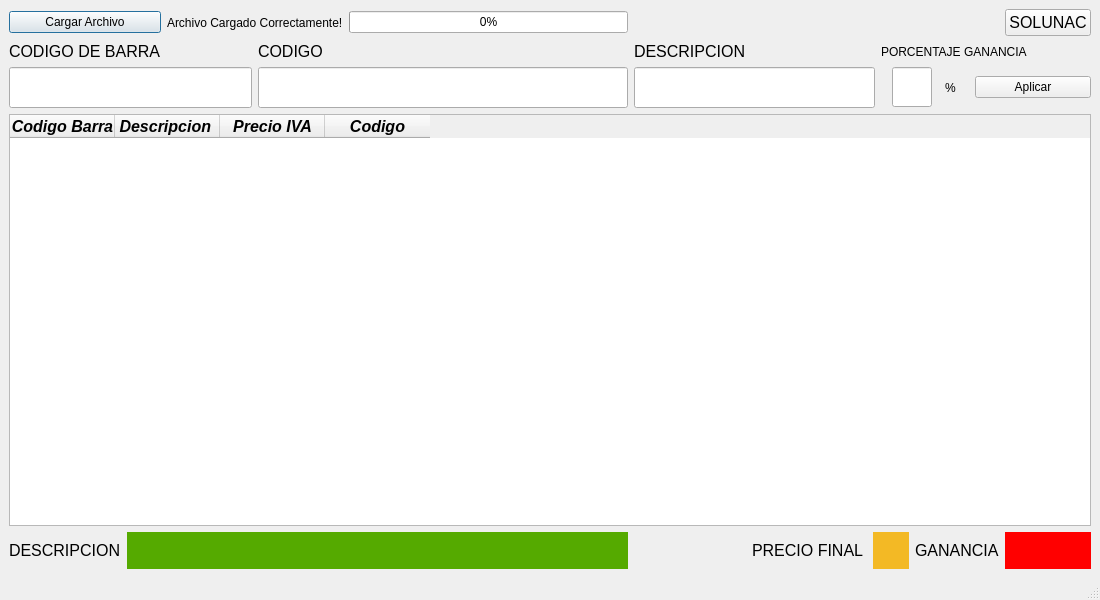
<?xml version="1.0" encoding="UTF-8"?>
<ui version="4.0">
 <class>MainWindow</class>
 <widget class="QMainWindow" name="MainWindow">
  <property name="windowModality">
   <enum>Qt::NonModal</enum>
  </property>
  <property name="geometry">
   <rect>
    <x>0</x>
    <y>0</y>
    <width>1100</width>
    <height>600</height>
   </rect>
  </property>
  <property name="minimumSize">
   <size>
    <width>40</width>
    <height>40</height>
   </size>
  </property>
  <property name="windowTitle">
   <string>MainWindow</string>
  </property>
  <property name="autoFillBackground">
   <bool>true</bool>
  </property>
  <property name="styleSheet">
   <string notr="true">font: 25 8pt &quot;Microsoft YaHei UI Light&quot;;
font: 12pt &quot;MS Shell Dlg 2&quot;;</string>
  </property>
  <widget class="QWidget" name="centralwidget">
   <layout class="QGridLayout" name="gridLayout">
    <item row="4" column="1" colspan="4">
     <widget class="QLabel" name="l_descripcion">
      <property name="baseSize">
       <size>
        <width>2</width>
        <height>2</height>
       </size>
      </property>
      <property name="font">
       <font>
        <family>MS Shell Dlg 2</family>
        <pointsize>12</pointsize>
        <weight>50</weight>
        <italic>false</italic>
        <bold>false</bold>
       </font>
      </property>
      <property name="mouseTracking">
       <bool>true</bool>
      </property>
      <property name="autoFillBackground">
       <bool>false</bool>
      </property>
      <property name="styleSheet">
       <string notr="true">background-color: rgb(85, 170, 0);</string>
      </property>
      <property name="frameShadow">
       <enum>QFrame::Sunken</enum>
      </property>
      <property name="text">
       <string>&lt;html&gt;&lt;head/&gt;&lt;body&gt;&lt;p&gt;&lt;br/&gt;&lt;/p&gt;&lt;/body&gt;&lt;/html&gt;</string>
      </property>
     </widget>
    </item>
    <item row="0" column="0" colspan="2">
     <widget class="QPushButton" name="btn_cargar">
      <property name="text">
       <string>Cargar Archivo</string>
      </property>
      <property name="default">
       <bool>true</bool>
      </property>
     </widget>
    </item>
    <item row="0" column="4">
     <widget class="QProgressBar" name="barra">
      <property name="value">
       <number>0</number>
      </property>
     </widget>
    </item>
    <item row="0" column="2" colspan="2">
     <widget class="QLabel" name="l_carga">
      <property name="styleSheet">
       <string notr="true">QLabel{rgb(0, 255, 0)}</string>
      </property>
      <property name="text">
       <string>Archivo Cargado Correctamente!</string>
      </property>
     </widget>
    </item>
    <item row="0" column="13">
     <widget class="QPushButton" name="btn_AcercaDe">
      <property name="font">
       <font>
        <family>MS Shell Dlg 2</family>
        <pointsize>12</pointsize>
        <weight>50</weight>
        <italic>false</italic>
        <bold>false</bold>
       </font>
      </property>
      <property name="text">
       <string>SOLUNAC</string>
      </property>
     </widget>
    </item>
    <item row="1" column="0" colspan="2">
     <widget class="QLabel" name="label">
      <property name="baseSize">
       <size>
        <width>2</width>
        <height>2</height>
       </size>
      </property>
      <property name="font">
       <font>
        <family>MS Shell Dlg 2</family>
        <pointsize>12</pointsize>
        <weight>50</weight>
        <italic>false</italic>
        <bold>false</bold>
       </font>
      </property>
      <property name="text">
       <string>CODIGO DE BARRA</string>
      </property>
     </widget>
    </item>
    <item row="1" column="3">
     <widget class="QLabel" name="label_2">
      <property name="font">
       <font>
        <family>MS Shell Dlg 2</family>
        <pointsize>12</pointsize>
        <weight>50</weight>
        <italic>false</italic>
        <bold>false</bold>
       </font>
      </property>
      <property name="text">
       <string>CODIGO</string>
      </property>
     </widget>
    </item>
    <item row="2" column="0" colspan="3">
     <widget class="QLineEdit" name="l_cod_b">
      <property name="minimumSize">
       <size>
        <width>241</width>
        <height>41</height>
       </size>
      </property>
      <property name="maxLength">
       <number>15</number>
      </property>
     </widget>
    </item>
    <item row="2" column="3" colspan="2">
     <widget class="QLineEdit" name="l_cod">
      <property name="minimumSize">
       <size>
        <width>241</width>
        <height>41</height>
       </size>
      </property>
     </widget>
    </item>
    <item row="1" column="5">
     <widget class="QLabel" name="label_3">
      <property name="font">
       <font>
        <family>MS Shell Dlg 2</family>
        <pointsize>12</pointsize>
        <weight>50</weight>
        <italic>false</italic>
        <bold>false</bold>
       </font>
      </property>
      <property name="text">
       <string>DESCRIPCION</string>
      </property>
     </widget>
    </item>
    <item row="1" column="8" colspan="6">
     <widget class="QLabel" name="label_5">
      <property name="text">
       <string>PORCENTAJE GANANCIA</string>
      </property>
     </widget>
    </item>
    <item row="2" column="5" colspan="3">
     <widget class="QLineEdit" name="l_des">
      <property name="minimumSize">
       <size>
        <width>241</width>
        <height>41</height>
       </size>
      </property>
     </widget>
    </item>
    <item row="2" column="9" colspan="2">
     <widget class="QLineEdit" name="l_porc_b">
      <property name="minimumSize">
       <size>
        <width>20</width>
        <height>20</height>
       </size>
      </property>
      <property name="maximumSize">
       <size>
        <width>40</width>
        <height>40</height>
       </size>
      </property>
     </widget>
    </item>
    <item row="2" column="11">
     <widget class="QLabel" name="label_8">
      <property name="text">
       <string>%</string>
      </property>
     </widget>
    </item>
    <item row="2" column="12" colspan="2">
     <widget class="QPushButton" name="btn_aplicar">
      <property name="text">
       <string>Aplicar</string>
      </property>
     </widget>
    </item>
    <item row="4" column="0">
     <widget class="QLabel" name="label_4">
      <property name="baseSize">
       <size>
        <width>2</width>
        <height>2</height>
       </size>
      </property>
      <property name="font">
       <font>
        <family>MS Shell Dlg 2</family>
        <pointsize>12</pointsize>
        <weight>50</weight>
        <italic>false</italic>
        <bold>false</bold>
       </font>
      </property>
      <property name="text">
       <string>DESCRIPCION</string>
      </property>
     </widget>
    </item>
    <item row="4" column="6">
     <widget class="QLabel" name="label_6">
      <property name="baseSize">
       <size>
        <width>2</width>
        <height>2</height>
       </size>
      </property>
      <property name="font">
       <font>
        <family>MS Shell Dlg 2</family>
        <pointsize>12</pointsize>
        <weight>50</weight>
        <italic>false</italic>
        <bold>false</bold>
       </font>
      </property>
      <property name="text">
       <string>PRECIO FINAL </string>
      </property>
     </widget>
    </item>
    <item row="4" column="7" colspan="3">
     <widget class="QLabel" name="l_precio_iva">
      <property name="baseSize">
       <size>
        <width>2</width>
        <height>2</height>
       </size>
      </property>
      <property name="font">
       <font>
        <family>MS Shell Dlg 2</family>
        <pointsize>12</pointsize>
        <weight>50</weight>
        <italic>false</italic>
        <bold>false</bold>
       </font>
      </property>
      <property name="mouseTracking">
       <bool>true</bool>
      </property>
      <property name="autoFillBackground">
       <bool>false</bool>
      </property>
      <property name="styleSheet">
       <string notr="true">
background-color: rgb(243, 185, 37);</string>
      </property>
      <property name="frameShadow">
       <enum>QFrame::Sunken</enum>
      </property>
      <property name="text">
       <string>&lt;html&gt;&lt;head/&gt;&lt;body&gt;&lt;p&gt;&lt;br/&gt;&lt;/p&gt;&lt;/body&gt;&lt;/html&gt;</string>
      </property>
     </widget>
    </item>
    <item row="4" column="10" colspan="3">
     <widget class="QLabel" name="label_7">
      <property name="baseSize">
       <size>
        <width>2</width>
        <height>2</height>
       </size>
      </property>
      <property name="font">
       <font>
        <family>MS Shell Dlg 2</family>
        <pointsize>12</pointsize>
        <weight>50</weight>
        <italic>false</italic>
        <bold>false</bold>
       </font>
      </property>
      <property name="text">
       <string>GANANCIA</string>
      </property>
     </widget>
    </item>
    <item row="4" column="13">
     <widget class="QLabel" name="l_ganancia">
      <property name="baseSize">
       <size>
        <width>2</width>
        <height>2</height>
       </size>
      </property>
      <property name="font">
       <font>
        <family>MS Shell Dlg 2</family>
        <pointsize>12</pointsize>
        <weight>50</weight>
        <italic>false</italic>
        <bold>false</bold>
       </font>
      </property>
      <property name="mouseTracking">
       <bool>true</bool>
      </property>
      <property name="autoFillBackground">
       <bool>false</bool>
      </property>
      <property name="styleSheet">
       <string notr="true">background-color: rgb(255, 0, 0);</string>
      </property>
      <property name="frameShadow">
       <enum>QFrame::Sunken</enum>
      </property>
      <property name="text">
       <string>&lt;html&gt;&lt;head/&gt;&lt;body&gt;&lt;p&gt;&lt;br/&gt;&lt;/p&gt;&lt;/body&gt;&lt;/html&gt;</string>
      </property>
     </widget>
    </item>
    <item row="3" column="0" colspan="14">
     <widget class="QTableWidget" name="tabla">
      <property name="minimumSize">
       <size>
        <width>898</width>
        <height>0</height>
       </size>
      </property>
      <property name="font">
       <font>
        <family>MS Shell Dlg 2</family>
        <pointsize>12</pointsize>
        <weight>50</weight>
        <italic>false</italic>
        <bold>false</bold>
       </font>
      </property>
      <property name="lineWidth">
       <number>7</number>
      </property>
      <property name="autoScroll">
       <bool>true</bool>
      </property>
      <property name="autoScrollMargin">
       <number>22</number>
      </property>
      <property name="showGrid">
       <bool>true</bool>
      </property>
      <property name="gridStyle">
       <enum>Qt::DashLine</enum>
      </property>
      <property name="rowCount">
       <number>0</number>
      </property>
      <property name="columnCount">
       <number>4</number>
      </property>
      <attribute name="horizontalHeaderDefaultSectionSize">
       <number>105</number>
      </attribute>
      <attribute name="horizontalHeaderMinimumSectionSize">
       <number>48</number>
      </attribute>
      <attribute name="verticalHeaderDefaultSectionSize">
       <number>34</number>
      </attribute>
      <attribute name="verticalHeaderMinimumSectionSize">
       <number>30</number>
      </attribute>
      <column>
       <property name="text">
        <string>Codigo Barra</string>
       </property>
       <property name="font">
        <font>
         <pointsize>12</pointsize>
         <weight>75</weight>
         <italic>true</italic>
         <bold>true</bold>
         <underline>false</underline>
         <kerning>true</kerning>
        </font>
       </property>
      </column>
      <column>
       <property name="text">
        <string>Descripcion </string>
       </property>
       <property name="font">
        <font>
         <pointsize>12</pointsize>
         <weight>75</weight>
         <italic>true</italic>
         <bold>true</bold>
        </font>
       </property>
      </column>
      <column>
       <property name="text">
        <string>Precio IVA</string>
       </property>
       <property name="font">
        <font>
         <pointsize>12</pointsize>
         <weight>75</weight>
         <italic>true</italic>
         <bold>true</bold>
        </font>
       </property>
      </column>
      <column>
       <property name="text">
        <string>Codigo</string>
       </property>
       <property name="font">
        <font>
         <pointsize>12</pointsize>
         <weight>75</weight>
         <italic>true</italic>
         <bold>true</bold>
        </font>
       </property>
      </column>
     </widget>
    </item>
   </layout>
  </widget>
  <widget class="QStatusBar" name="statusbar"/>
  <action name="actionSOLUNAC">
   <property name="text">
    <string>SOLUNAC</string>
   </property>
  </action>
 </widget>
 <resources/>
 <connections/>
</ui>
